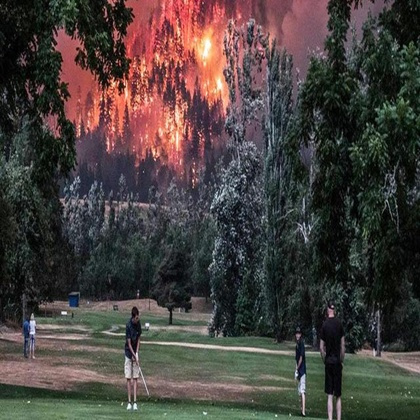
%> input picture Imagen_1.jpg, 420 x 420 px, shrunk from 640 x 640 before the run
$ octave Traslacion.m   (GNU Octave 9; MATLAB toolbox functions it lacks are replaced by stand-ins)
%> lines starting %> are read from the running program, lines starting %| are printed output that depends on the picture
% Traslación

clear; clc;
I = imread('./Imagen_1.jpg');
%> I is the input picture: size 420x420x3 uint8; mean R, G, B 72.4, 64.7, 61.7
figure; imshow(I);

I = double(I);
%> I: size 420x420x3 double
I = 0.2989*I(:,:,1) + 0.5870*I(:,:,2) + 0.1140*I(:,:,3);
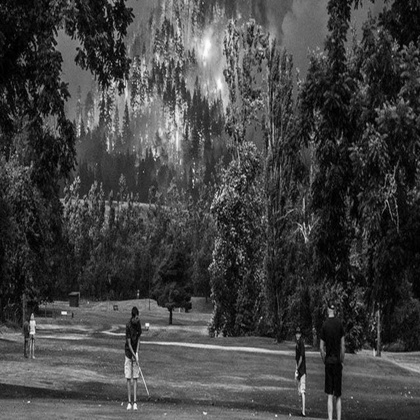
%> I: size 420x420 double; min 0, max 254.2, mean 66.6
I = uint8(I);
%> I: size 420x420 uint8
figure; imshow(I);

I = double(I);
%> I: size 420x420 double
[m, n] = size(I);
%> m = 420; n = 420

dx = 30;
dy = 50;

I_trans = zeros(m,n);

for x = 1:m
    for y = 1:n
        xn = x - dx;
        yn = y - dy;

        if xn >= 1 && xn <= m && yn >= 1 && yn <= n
            I_trans(x,y) = I(xn,yn);
        end
    end
end
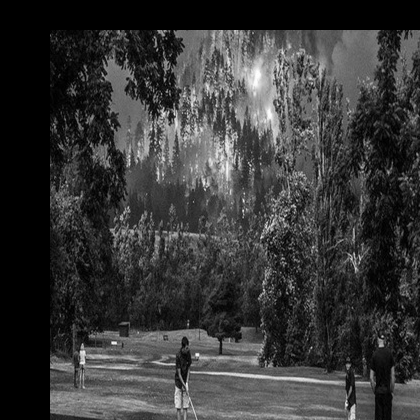
%> I_trans: size 420x420 double; min 0, max 254, mean 56.2

I_trans = uint8(I_trans);
%> I_trans: size 420x420 uint8
figure; imshow(I_trans);

$ run again, with Imagen_2.jpg copied over Imagen_1.jpg
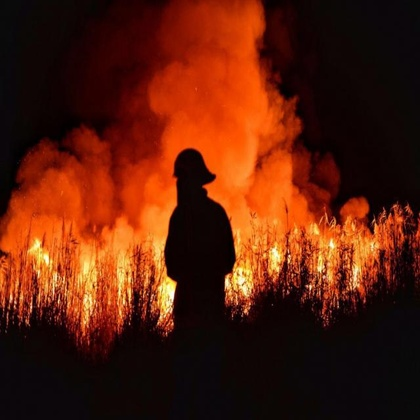
%> input picture Imagen_2.jpg, 420 x 420 px, shrunk from 640 x 640 before the run
%> I is the input picture: size 420x420x3 uint8; mean R, G, B 89.6, 31.2, 10.5
%> `I = 0.2989*I(:,:,1) + 0.5870*I(:,:,2) + 0.1140*I(:,:,3);`:
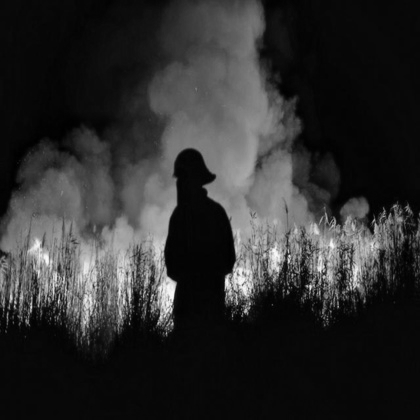
%> I: size 420x420 double; min 0, max 252, mean 46.3
%> after the loop `for x = 1:m`:
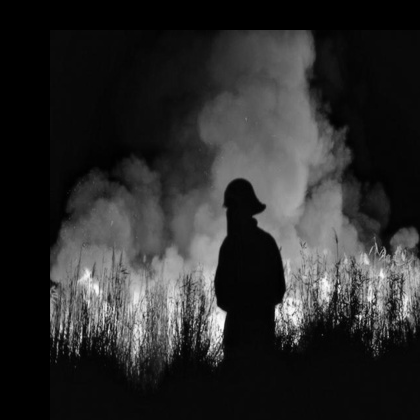
%> I_trans: size 420x420 double; min 0, max 252, mean 43.7

$ run again, with Imagen_3.jpg copied over Imagen_1.jpg
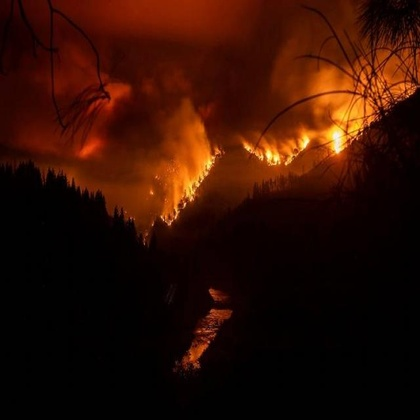
%> input picture Imagen_3.jpg, 420 x 420 px, shrunk from 640 x 640 before the run
%> I is the input picture: size 420x420x3 uint8; mean R, G, B 48.5, 14.6, 3.1
%> `I = 0.2989*I(:,:,1) + 0.5870*I(:,:,2) + 0.1140*I(:,:,3);`:
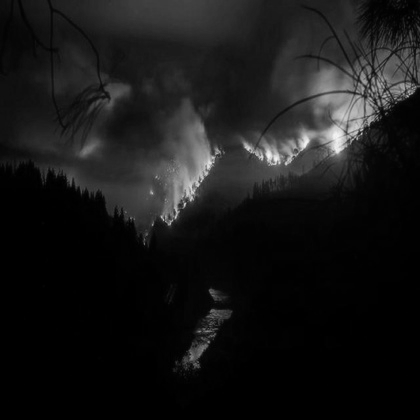
%> I: size 420x420 double; min 0, max 245.9, mean 23.4
%> after the loop `for x = 1:m`:
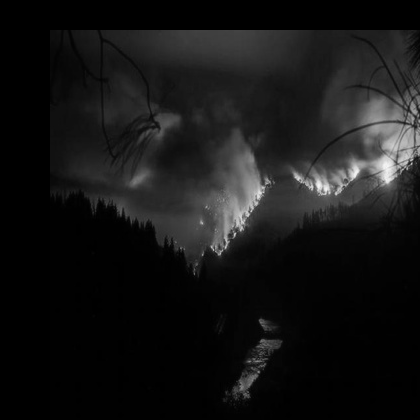
%> I_trans: size 420x420 double; min 0, max 246, mean 21.5

$ run again, with Imagen_4.jpg copied over Imagen_1.jpg
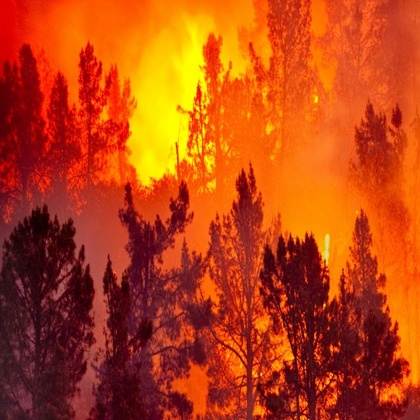
%> input picture Imagen_4.jpg, 420 x 420 px, shrunk from 640 x 640 before the run
%> I is the input picture: size 420x420x3 uint8; mean R, G, B 185.5, 67, 18
%> `I = 0.2989*I(:,:,1) + 0.5870*I(:,:,2) + 0.1140*I(:,:,3);`:
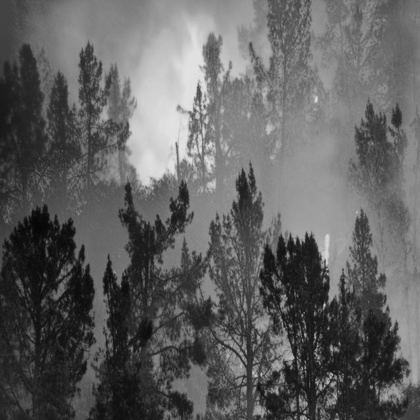
%> I: size 420x420 double; min 4.78, max 227.2, mean 96.8
%> after the loop `for x = 1:m`:
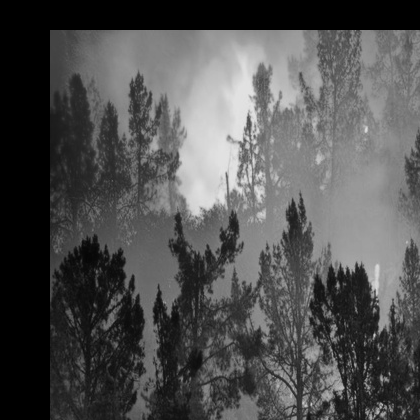
%> I_trans: size 420x420 double; min 0, max 227, mean 80.8
